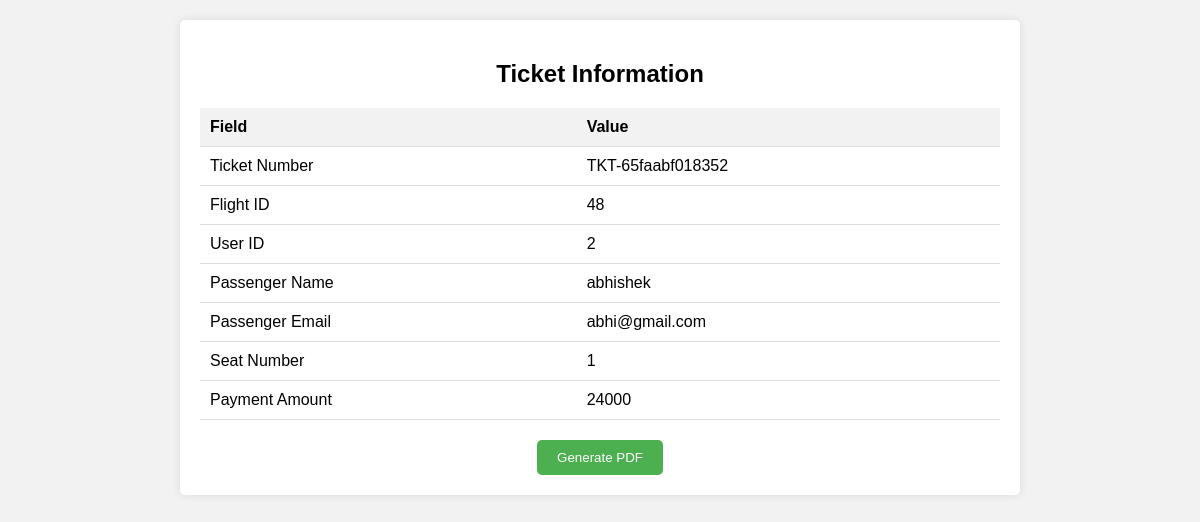
The page /ticket.php?ticket_number=TKT-65faabf018352 on the database its author committed.
### tables this page shows
CREATE TABLE `booking_process` (
  `f_id` int(100) NOT NULL,
  `u_id` int(100) DEFAULT NULL,
  `passenger_name` varchar(100) NOT NULL,
  `passenger_email` varchar(100) NOT NULL,
  `seat_number` int(100) NOT NULL,
  `payment_amount` int(100) NOT NULL,
  `ticket_number` varchar(100) NOT NULL
);

### ticket.php (the view, shortened to what this page needs)
<!DOCTYPE html>
<html>
<head>
</head>
<body>
    <div class="container">
        <h2>Ticket Information</h2>
        <?php
        include 'connect.php';
        if(isset($_GET['ticket_number'])) {
            $ticket_number = $_GET['ticket_number'];
            $sql = "SELECT * FROM booking_process WHERE ticket_number = '$ticket_number'";
            $result = $con->query($sql);
            if ($result->num_rows > 0) {
                $row = $result->fetch_assoc();
                $flight_id = $row['f_id'];
                $user_id = $row['u_id'];
                $passenger_name = $row['passenger_name'];
                $passenger_email = $row['passenger_email'];
                $seat_number = $row['seat_number'];
                $payment_amount = $row['payment_amount'];
        ?>
        <table>
            <tr>
                <th>Field</th>
                <th>Value</th>
            </tr>
            <tr>
                <td>Ticket Number</td>
                <td><?php echo $ticket_number; ?></td>
            </tr>
            <tr>
                <td>Flight ID</td>
                <td><?php echo $flight_id; ?></td>
            </tr>
            <tr>
                <td>User ID</td>
                <td><?php echo $user_id; ?></td>
            </tr>
            <tr>
                <td>Passenger Name</td>
                <td><?php echo $passenger_name; ?></td>
            </tr>
            <tr>
                <td>Passenger Email</td>
                <td><?php echo $passenger_email; ?></td>
            </tr>
            <tr>
                <td>Seat Number</td>
                <td><?php echo $seat_number; ?></td>
            </tr>
            <tr>
                <td>Payment Amount</td>
                <td><?php echo $payment_amount; ?></td>
            </tr>
        </table>
        <form action="generate_pdf.php" method="post" style="text-align: center;">
            <input type="submit" name="generate_pdf" value="Generate PDF">
        </form>
        <?php
                } else {
                    echo "<p style='text-align: center;'>Ticket not found.</p>";
                }
            } else {
                echo "<p style='text-align: center;'>Ticket number not provided.</p>";
            }
        ?>
    </div>
</body>
</html>

### ticket.php (style rules this page uses)
body { font-family: Arial, sans-serif; margin: 0; padding: 20px; background-color: #f2f2f2; }
.container { max-width: 800px; margin: 0 auto; background-color: #fff; border-radius: 5px; box-shadow: 0 0 10px rgba(0, 0, 0, 0.1); padding: 20px; }
h2 { text-align: center; margin-bottom: 20px; }
table { width: 100%; border-collapse: collapse; margin-bottom: 20px; }
th, td { padding: 10px; border-bottom: 1px solid #ddd; }
th { background-color: #f2f2f2; text-align: left; }
input[type="submit"] { padding: 10px 20px; background-color: #4CAF50; color: white; border: none; cursor: pointer; border-radius: 5px; transition: background-color 0.3s ease; }

### rows shown on the page
booking_process: f "48", u "2", passenger_name "abhishek", passenger_email "abhi@gmail.com", seat_number "1", payment_amount "24000"

### other values the page prints
$ticket_number "TKT-65faabf018352"
